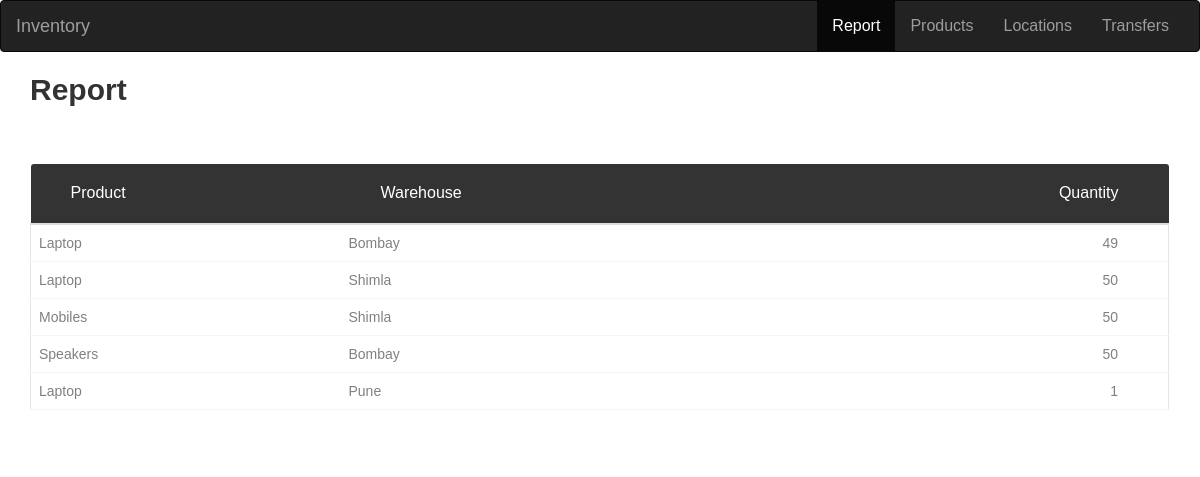
Before: / with the older database file.
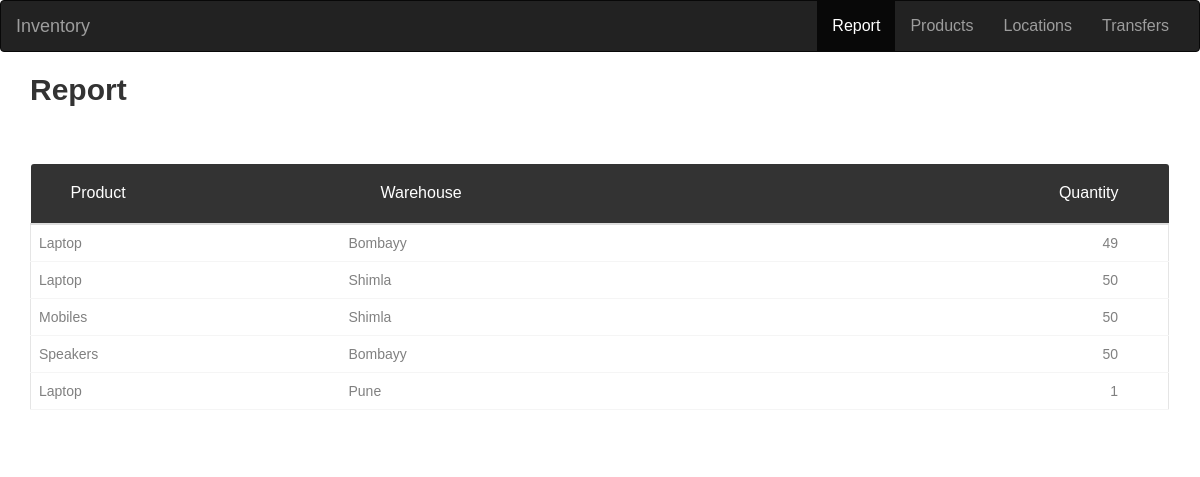
After: the same page with the newer database file.
### tables this page shows
CREATE TABLE report (
    p TEXT NOT NULL,
    wh TEXT NOT NULL,
    qty INTEGER NOT NULL
);

### app.py (the view)
@app.route('/')
def index():
    conn = get_db_connection()
    report = conn.execute('SELECT * FROM report').fetchall()
    conn.close()
    return render_template('index.html', report=report)

### app.py (called while the page is built)
def get_db_connection():
    conn = sqlite3.connect('database.db')
    conn.row_factory = sqlite3.Row
    return conn

### templates/index.html (shortened to what this page needs)
{% extends 'base.html' %}
{% block content %}
    <nav class="navbar navbar-inverse">
        <div class="container-fluid">
          <div class="navbar-header">
            <a class="navbar-brand" href="#">Inventory</a>
          </div>
          <ul class="nav navbar-nav" style="float:right">
    <li class="active nav-item"><a href="#">Report</a></li>
    <li><a class="nav-item" href="products">Products</a></li>
    <li><a class="nav-item" href="locationn">Locations</a></li>
    <li><a class="nav-item" href="transfers">Transfers</a></li>
          </ul>
        </div>
      </nav>
      <div class="container">
    <h2>Report</h2>
    <br>
    <div class="row m-t-30">
        <div class="col-md-12">
            <div class="table-responsive m-b-40">
                <table class="table table-borderless table-data3">
                    <thead>
                        <tr>
                            <th>Product</th>
                            <th>Warehouse</th>
                            <th>Quantity</th>
                        </tr>
                    </thead>
                    <tbody>
                        {% for i in report %}
                        <tr>
                            <td>{{ i['p'] }}</td>
                            <td>{{ i['wh'] }}</td>
                            <td>{{ i['qty'] }}</td>
                        </tr>
                        {% endfor %}
                    </tbody>
                </table>
            </div>
        </div>
    </div>
</div>
{% endblock %}

Changed rows visible on the page:
changed report (number 1 of 5 on the later page): wh "Bombay" → "Bombayy"
changed report "Speakers": wh "Bombay" → "Bombayy"
